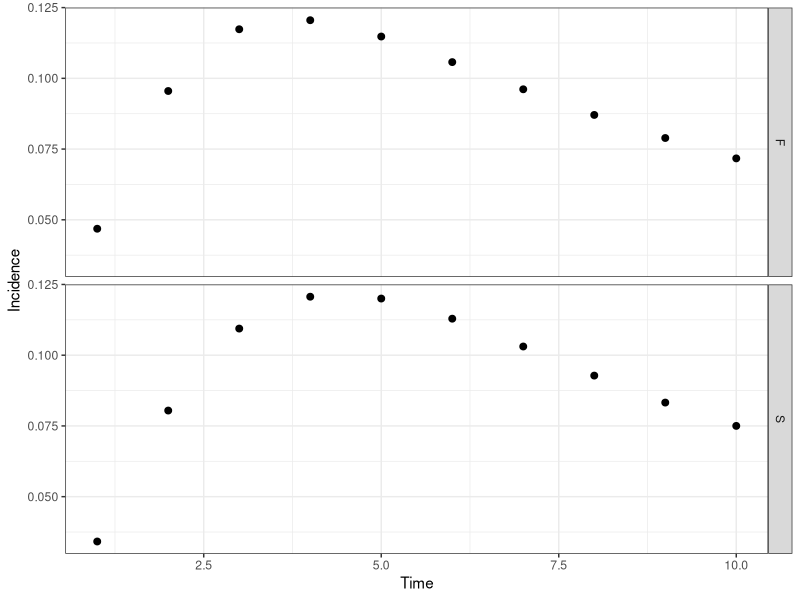

Source code (R):
# CF McQuaid & RMGJ Houben
# Start 21/04/2017 ---> current version 26/04/2017
# Cohort model of TB including regression and a slow stream
########################################
#         ^     ^     ^     ^          #
#      -> Q <-> S <-> C <-> Y -> M     # Q - Quiescent, S - Subclinical, C - Minimal (C+S-), Y - Disseminated (C+S+, symptomatic), M - Death (due to disease) ||OR|| Self-cure
#     /   ^     ^                      #
#    E    |     |                      # E - Recently Infected, T - Cumulative incidence (using initial disease-free population)
#     \   v     v                      #
#      -> K <-> Z                      # K - Quiescent (slow stream), Z- Subclinical (slow stream),
#         v     v                      #
########################################
##set wd depending on who is coding/playing
setwd("C:/Users/cfmcquaid/Simulations")
#setwd("/Users/ReinHouben/Filr/ifolder/Applications (funding and jobs)/2016 - ERC starting grant/Rmodel_nathis/NatHistCoh")

### URL for how to upload changes: http://r-bio.github.io/intro-git-rstudio/
### to pull in Finn's version - type in shell: git pull upstream master
### to push my version - create pull request to Finn:  
#       commit (remember to tick box), then push
#       goto Github, pull requests, create pull request, if merge can be done on auto, just complete
#       Alternatively Finn complete pull request (he does not get email notification)
# Finn to just click push. Job done

#Next steps
# 1. get the prop inc disease after 5 years to 5%
###   How: play with Eq values, OR increase progression parameters
# 2. achieve 1 + start higher and sharper decrease in early years
###   How: change initial states to more realistic point, based on what prev of disease would be at screening
###   Also increase progression rates, while decreasing proportion that goes into the fast pathway
# OTHER NEXT STEPS - 8th May 2017
##  ?can we calculate in model how often (on average) people would come in and out of states over course of say 2 years?
##  ?Can we calculate average time in compartment in each step visit? Should be simple competing risk model right?

library("reshape2"); library("deSolve"); library("ggplot2"); library("plyr");
# Parameter sets: Average (), Wax (regression), Slow (slow), Full (regression, slow)
# Ax - rate from compartment A to compartment X, Omega - background mortality


# No regression: 1/Cy + 1/Ym = 3, Ym = 0.5 (0.3 death 0.2 self-cure), therefore Cy = 1. NOTE: 70% die, 30% self-cure
#
# paramA <- c(Eq=1.00, Qs=0.03, Qk=0.00, Kz=0.00, Kq=0.00, Sc=0.22, Sq=0.00, Sz=0.00, Zk=0.00, Zs=0.00, Cy=0.22, Cs=0.00, Ym=0.25, Yc=0.00, Omega=0)
# paramW <- c(Eq=1.00, Qs=0.03, Qk=0.00, Kz=0.00, Kq=0.00, Sc=0.50, Sq=0.25, Sz=0.00, Zk=0.00, Zs=0.00, Cy=0.50, Cs=0.25, Ym=0.50, Yc=0.25, Omega=0)
paramS <- c(Eq=0.10, Qs=0.50, Qk=0.00, Kz=0.01, Kq=0.00, Sc=0.22, Sq=0.00, Sz=0.00, Zk=0.00, Zs=0.05, Cy=1.00, Cs=0.00, Ym=0.50, Yc=0.00, Omega=0)
paramF <- c(Eq=0.10, Qs=0.50, Qk=0.00, Kz=0.01, Kq=0.00, Sc=0.50, Sq=0.25, Sz=0.00, Zk=0.25, Zs=0.05, Cy=0.50, Cs=0.25, Ym=0.50, Yc=0.25, Omega=0)
# Initial states of compartments
state <- c(E=100000, Q=0, K=0, S=0, Z=0, C=0, Y=0, M=0, T=0)
# Timespan for simulation
times <- seq(0, 10, by = 1)
# Timespan for burn
timeb <- 2
# Timespan for tornado
timet <- 5
# ODE function
regr <- function(t, state, parameters){
  with(as.list(c(state, parameters)), {
   # rates of change
   dE <- - E
   dQ <- + Eq*E + Sq*S + Kq*K - (Qs + Qk + Omega)*Q
   dK <- + (1 - Eq)*E + Zk*Z + Qk*Q - (Kz + Kq + Omega)*K
   dS <- + Qs*Q + Cs*C + Zs*Z - (Sc + Sq + Sz + Omega)*S
   dZ <- + Kz*K + Sz*S - (Zk + Zs + Omega)*Z
   dC <- + Sc*S + Yc*Y - (Cs + Cy + Omega)*C
   dY <- + Cy*C -(Yc + Ym + Omega)*Y
   dM <- + Ym*Y
   dT <- + Sc*S / sum(state[1:5])
   # return the rate of change
   list(c(dE, dQ, dK, dS, dZ, dC, dY, dM, dT))
  })
}
# Burn off the first X years to establish the proportion of individuals in each compartment, removing diseased
burn <- function(tb, state, fxn, parameters){
  out <- ode(y = state, times = seq(0, tb, by = 1), func = fxn, parms = parameters)
  stateb <- c(out[tb, 2], out[tb, 3], out[tb, 4], out[tb, 5], out[tb, 6], C=0, Y=0, M=0, T=0)
  return(stateb)
}
# Calculation function
calc <- function(ts, tb, state, fxn, parameters, source){
  stateb <- burn(tb = tb, state = state, fxn = regr, parameters = parameters)
  out <- ode(y = stateb, times = ts, func = fxn, parms = parameters)
  out <- as.data.frame(out)
  # Calculating incidence
  out$inc <- parameters["Sc"]*out$S / (out$E + out$Q + out$S + out$K + out$Z)
  out$inc <- head(c(0,out$inc),-1) # We later remove the first element as it is zero if calculated using C&Y, but will be nonnegative if looking at the rate. Shift the index accordingly
  # Calculating incidence rate (https://en.wikipedia.org/wiki/Incidence_(epidemiology)), proportion of population that result in cases per year = (total # cases incl mort) / {[(C+Y)_t1-(C+Y)_t0]*(t1+t0)/2 + t1*(E+Q+S+K+Z)_t1}
  out$rate <- (out$C + out$Y + out$M) / (head(c(out$C,0) + c(out$Y,0) - c(0,out$C) - c(0,out$Y), -1)*head(c(out$time,0) - c(0,out$time), -1) / 2 + (out$E + out$Q + out$S + out$K + out$Z)*out$time)
  # Calculating the "relative risk" (see Vynnycky & Fine, 1997)
  # out$risk <- head(c(out$C,0) + c(out$Y,0) - c(0,out$C) - c(0,out$Y), -1)/(out$C[2] + out$Y[2])
  # out$risk <- parameters["Sc"]*out$S/(parameters["Sc"]*out$S[1])
  # out$risk <- head(c(0,out$risk),-1) # see above re index shift
  # Calculating the "interval from conversion" (see Styblo 1991 & TSRU progress report 1967)
  out$int <- parameters["Sc"]*out$S/sum(parameters["Sc"]*out$S)
  out$int <- head(c(0,out$int),-1) # see above re index shift
  # Calculating point prevalence
  out$prev <- (out$C + out$Y) / (out$E + out$Q + out$S + out$K + out$Z + out$C + out$Y)
  # Removing the first data point at time zero as we only sample after a year
  out <- out[-c(1), ]
  # Formatting the data for plotting - putting into a melted data.fame, with additional columns for the source matrix
  out <- melt(out, id.vars = c("time"))
  out$source <- source
  return(out)
}
# outA <- calc(ts = times, tb = timeb, state = state, fxn = regr, parameters = paramA, source = "A")
# outW <- calc(ts = times, tb = timeb, state = state, fxn = regr, parameters = paramW, source = "W")
outS <- calc(ts = times, tb = timeb, state = state, fxn = regr, parameters = paramS, source = "S")
outF <- calc(ts = times, tb = timeb, state = state, fxn = regr, parameters = paramF, source = "F")
out <- rbind(outS, outF)
# Plot output
theme_set(theme_bw())
##all scenarios
ggplot(out[out$variable %in% c("int"), ], aes(time, value)) + geom_point(size=2) + labs(x = "Time", y = "Incidence") + facet_grid(source ~ . , scales = "fixed")
##slow and slow+regression only (S+F)
# out2 <- subset(out, source=='F' | source == 'S', select=time:source)  
#ggplot(out2[out2$variable %in% c("inc"), ], aes(time, value)) + geom_point(size=2) + labs(x = "Time", y = "Incidence") + facet_grid(source ~ . , scales = "free")

# Fitting parameters and state: proportion of individuals diseased after "Otime" years, using parameter set "Osource"
Osource <- "F"; Otime <- 5
Ci <- out[which(out$source == Osource & out$variable == "T" & out$time == Otime), ]
Ic <- out[which(out$source == Osource & out$variable == "inc" & out$time == Otime), ]
Ra <- out[which(out$source == Osource & out$variable == "rate" & out$time == Otime), ]
Pp <- out[which(out$source == Osource & out$variable == "prev" & out$time == Otime), ]
Rr <- out[which(out$source == Osource & out$variable == "risk" & out$time == Otime), ]
Iv <- out[which(out$source == Osource & out$variable == "int" & out$time == Otime), ]

# # Tornado plot
# range <- 0.01 ##sets range for the change in the parameters
# torn <- function(ts, tb, tt, state, fxn, parameters, source){
#   # Store data
#   data <- rbind(parameters, parameters)
#   rownames(data) <- c('+1%', '-1%')   
#   # Compare to default data set
#   out <- calc(ts = ts, tb = tb, state = state, fxn = regr, parameters = parameters, source = source)
#   def <- out[which(out$time ==tt & out$variable == "prev"),"value"]
#   for (i in 1:15){
#     # Increasing and decreasing each parameter in turn
#     parametersM = parameters; parametersL = parameters
#     parametersM[i] = parametersM[i] + range*parametersM[i]; parametersL[i] = parametersL[i] - range*parametersL[i]
#     outM <- calc(ts = ts, tb = tb, state = state, fxn = regr, parameters = parametersM, source = source); outL <- calc(ts = ts, tb = tb, state = state, fxn = regr, parameters = parametersL, source = source)
#     outM <- (outM[which(outM$time ==tt & outM$variable == "prev"),"value"] - def) / def; outL <- (outL[which(outL$time ==tt & outL$variable == "prev"),"value"] - def) / def
#     data[1, i] <- outM; data[2, i] <- outL
#   }
#   return(data)
# }
# data <- torn(ts = times, tb = timeb, tt = timet, state = state, fxn = regr, parameters = paramF, source ="F")
# # For plotting '%' on x-axis
# x <- seq(-0.01,0.01, length=10)
# ORD = order(abs(data[2,] - data[1,]))
###order black = increase in parameter, white is decrease in parameter value
# barplot(data[1,ORD], horiz = T, las=1, xlim = c(-0.01,0.01), xaxt='n', ylab = '', beside=T, col=c('black'))
# barplot(data[2,ORD], horiz = T, las=1, xlim = c(-0.01,0.01), xaxt='n', ylab = '', beside=T, col=c('white'), add = TRUE)
# axis(1, at=pretty(x), lab=paste0(pretty(x) * 100," %"), las=TRUE)
